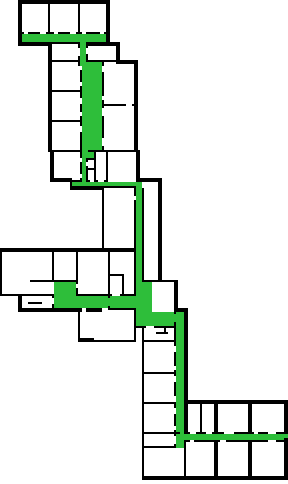

The image is a tile-based game level rendered from a .tmx file. Its description and source (layers, tilesets, objects; grid data summarised) follow:
An orthogonal 144x242 tile map with 2x2 px tiles, 3 tile layers (sol, zone travesable, murs), 2 tilesets.

<map version="1.10" tiledversion="1.11.2" orientation="orthogonal" renderorder="right-down" width="144" height="242" tilewidth="2" tileheight="2" infinite="0" nextlayerid="5" nextobjectid="8">
 <tileset firstgid="1" source="Noir blanc vert.tsx" />
 <tileset firstgid="4" source="automap-tiles.tsx" />
 <layer id="1" name="sol" width="144" height="242" locked="1">
  <data>[34848 cells, 34848 non-empty, 1 distinct tile ids]</data>
 </layer>
 <layer id="4" name="zone travesable" width="144" height="242">
  <data>[34848 cells, 1901 non-empty, 1 distinct tile ids]</data>
 </layer>
 <layer id="3" name="murs" width="144" height="242" locked="1">
  <data>[34848 cells, 2578 non-empty, 1 distinct tile ids]</data>
 </layer>
</map>
